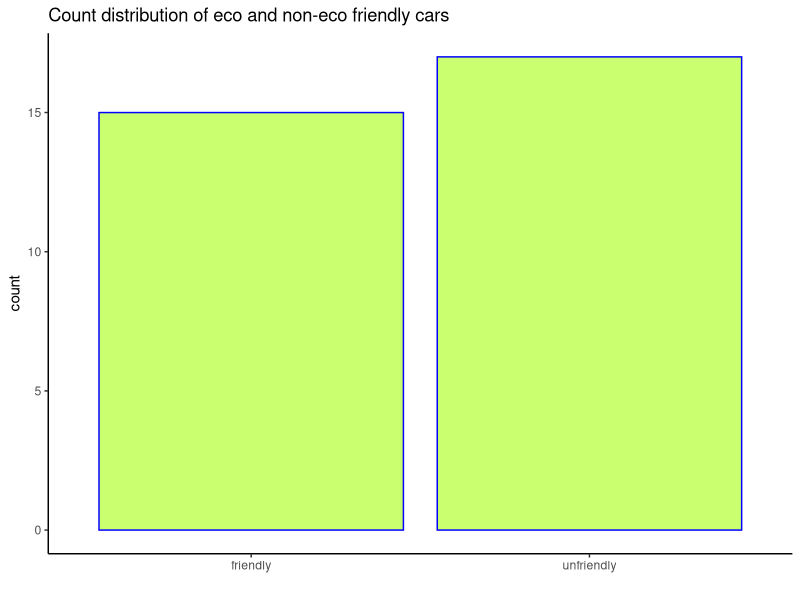

Reproduce this figure in R.
## ---- chunk 1
head(mtcars)
## ---- chunk 2
library(dplyr)
library(magrittr) # required for the %>% 

median <- median(mtcars$hp) # first, we calculate our median 

new_df <- mtcars %>% mutate(climat_categ = case_when(
    hp < median ~ "friendly",
    hp >= median ~ "unfriendly"
    ))


new_df$climat_categ <- as.factor(new_df$climat_categ)

new_df %>% select(hp, climat_categ)  # A quick check ! 
## ---- chunk 3
library(ggplot2)

ggplot(new_df, aes(x =climat_categ))+ 
  geom_bar(stat = "count", fill = "darkolivegreen1", color = "blue") +
  theme_classic()+
  labs(title ="Count distribution of eco and non-eco friendly cars", x = "" )
  


